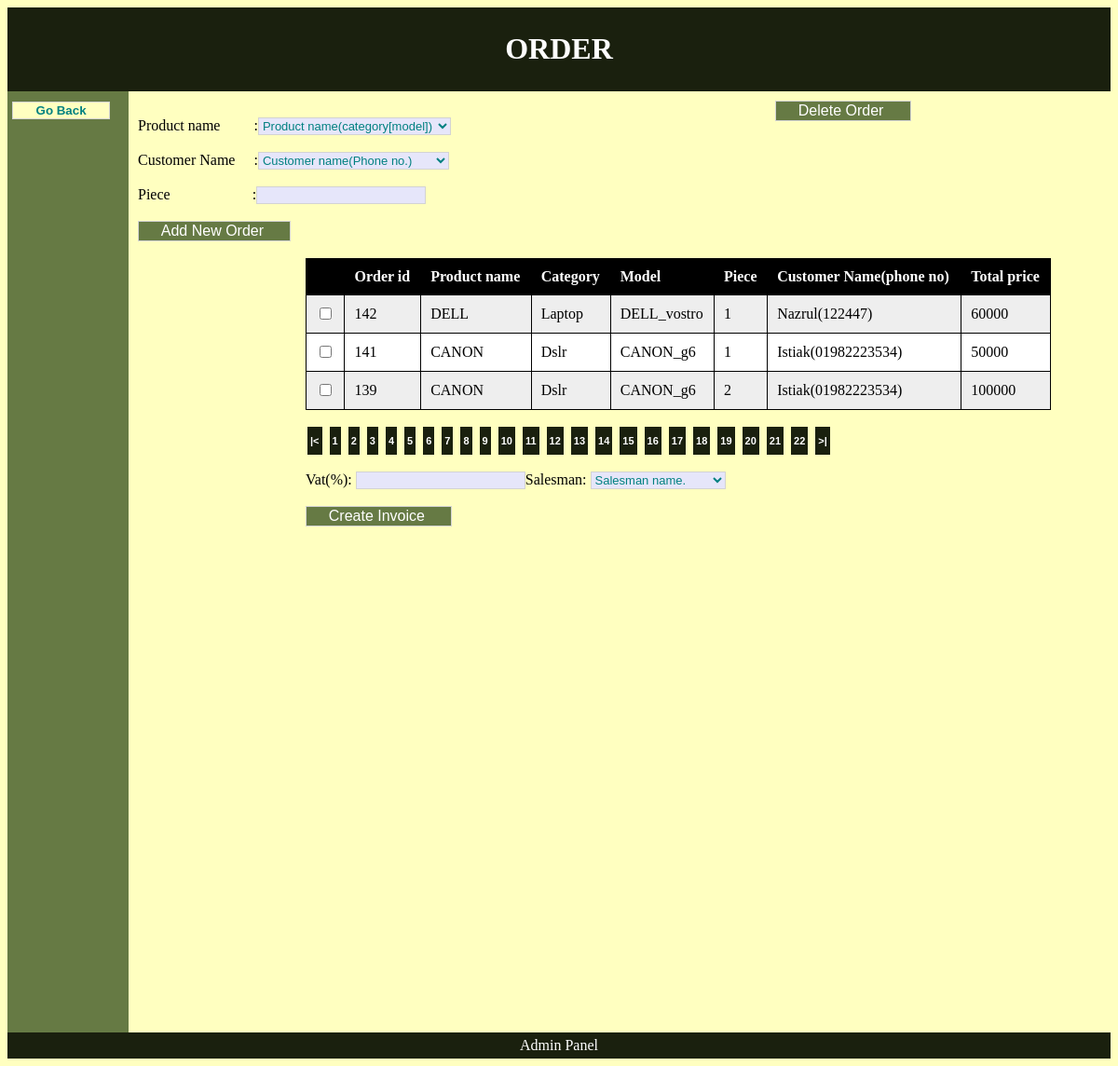
/Sales-portion/order.php (signed in), run on the app's committed database.
### tables this page shows
CREATE TABLE IF NOT EXISTS `order` (
  `O_id` int(10) NOT NULL,
  `P_id` int(10) NOT NULL,
  `O_piece` int(10) NOT NULL,
  `C_id` int(10) NOT NULL,
  `O_price` int(15) NOT NULL,
  `O_date` date NOT NULL,
  `D_id` int(15) NOT NULL,
  `Category` varchar(20) NOT NULL,
  `O_model` varchar(20) NOT NULL,
  `status` varchar(20) NOT NULL
);

CREATE TABLE IF NOT EXISTS `product` (
  `P_id` int(10) NOT NULL,
  `P_name` varchar(30) NOT NULL,
  `Cat_id` int(10) NOT NULL,
  `P_piece` int(15) NOT NULL,
  `P_unitprice` int(10) NOT NULL,
  `P_model` varchar(15) NOT NULL,
  `D_id` int(15) NOT NULL,
  `status` varchar(10) NOT NULL
);

CREATE TABLE IF NOT EXISTS `customer` (
  `C_id` int(15) NOT NULL,
  `C_Fname` varchar(10) NOT NULL,
  `C_Lname` varchar(10) NOT NULL,
  `C_phone` varchar(15) NOT NULL,
  `C_email` varchar(30) NOT NULL,
  `D_id` int(15) NOT NULL
);

### Sales-portion/order.php (the view, shortened to what this page needs)
<!DOCTYPE html>
<html>
    <head>
        <link rel="stylesheet" href="style.css">
    </head>
    <body>
        <header>
        <h1>ORDER</h1>
        </header>
        <nav>
            <div class="submit">
        <form action="SalesSection.php" method="POST"><input type="submit" class="cat"style="font-face: 'Comic Sans MS'; font-size: smaller; color: teal; background-color: #FFFFC0; border: 1pt ridge lightgrey" value="&nbsp;&nbsp;&nbsp;&nbsp;&nbsp;Go Back&nbsp;&nbsp;&nbsp;&nbsp;&nbsp;"></form>
</div>
        </nav>
<?php
$num_rec_per_page=3;
if (isset($_GET["page"])) {
    $page  = $_GET["page"];
}
else {
    $page=1;
}
$start_from = ($page-1) * $num_rec_per_page;
if(empty($_SESSION['user_id'])){
        header('Location:loginform.inc.php');
}    $result = mysql_query("SELECT project.`order`.`O_id`,`O_piece`,`O_price`,project.`customer`.`C_Fname`,`C_phone`,project.`product`.`P_name`,project.`product`.`P_model`,project.`order`.`Category`FROM project.`order`
INNER JOIN project.`customer` ON project.`customer`.`C_id`=project.`order`.`C_id`
INNER JOIN project.`product` ON project.`product`.`P_id`=project.`order`.`P_id` WHERE project.`order`.`D_id`='1'ORDER BY project.`order`.`O_id` DESC LIMIT $start_from, $num_rec_per_page;");
$query_s=mysql_query("SELECT `S_name`FROM project.`salesman`WHERE `status`='active'");
?>
        <div class="right">
        <form action="deleteorder.php">  <div class="sub"> <input type="submit" style="font-face: 'Comic Sans MS';cursor:pointer; font-size: medium; color: white; background-color: #667A44; border: 1pt ridge lightgrey" value="&nbsp;&nbsp;&nbsp;&nbsp;Delete Order&nbsp;&nbsp;&nbsp;&nbsp;&nbsp;">
            </div>
                </div>
        <section>
        <!DOCTYPE html>
        <html>
        <head>
<link href="style.css" rel="stylesheet" type="text/css" />
            </head>
         <body bgcolor=" #FFFFC0" display: flex>
           <form action="addorder.php" method="POST"><br>
                Product name&nbsp;&nbsp;&nbsp;&nbsp;&nbsp;&nbsp;&nbsp;&nbsp;&nbsp;:<select name="o_pn"style="font-face: 'Comic Sans MS'; font-size: small; color: teal; background-color:#E6E6FA ; border: 1pt ridge lightgrey"  >
               <option disabled selected style='display: none;'>Product name(category[model])
    </select><br><br>
 Customer Name &nbsp;&nbsp;&nbsp;&nbsp;:<select name="o_cn" style="font-face: 'Comic Sans MS'; font-size: small; color: teal; background-color:#E6E6FA ; border: 1pt ridge lightgrey" >
               <option disabled selected style='display: none;'>Customer name(Phone no.)&nbsp;&nbsp;&nbsp;&nbsp;&nbsp;&nbsp;
    </select><br><br>
     Piece &nbsp;&nbsp;&nbsp;&nbsp;&nbsp;&nbsp;&nbsp;&nbsp;&nbsp;&nbsp;&nbsp;&nbsp;&nbsp;&nbsp;&nbsp;&nbsp;&nbsp;&nbsp;&nbsp; &nbsp;:<input type="number"style="font-face: 'Comic Sans MS'; font-size: small; color: teal; background-color:#E6E6FA ; border: 1pt ridge lightgrey"  min="1"name="o_p"><br><br>
           <div class="sub"> <input type="submit" style="font-face: 'Comic Sans MS';cursor:pointer; font-size: medium; color: white; background-color: #667A44; border: 1pt ridge lightgrey" value="&nbsp;&nbsp;&nbsp;&nbsp;Add New Order&nbsp;&nbsp;&nbsp;&nbsp;&nbsp;">
               <br><br></div></form>
<form action="submit.php" target="_blank" method="post">
      <div class="table">
        <table id="t01">
          <tr>
              <th></th>
            <th>Order id</th>
            <th>Product name</th>
              <th>Category</th>
               <th>Model</th>
            <th>Piece</th>
            <th>Customer Name(phone no)</th>
              <th>Total price</th>
          </tr>
          <?php
            while($row=mysql_fetch_array($result,MYSQL_NUM)){
            echo "<tr>";
            echo "<td><input type=\"checkbox\" name=\"select[]\" value=\"$row[0]-$row[5]=$row[6]*$row[1]+$row[3]!$row[4]@$row[2]#@{[[[\" id=\"checkbox\"></td>";
                 echo "<td>" .$row[0]."</td>";
                 echo "<td>".$row[5]."</td>";
                 echo "<td>" .$row[7]. "</td>";
              echo "<td>" .$row[6]. "</td>";
                echo "<td>" .$row[1]."</td>";
                echo "<td>" .$row[3]."(".$row[4].")"."</td>";
                echo "<td>" .$row[2]."</td>";
              echo "</tr>";
              }
?>
            </table><br>
    <?php
$sql = "SELECT project.`order`.`O_id`,`O_piece`,`O_price`,project.`customer`.`C_Fname`,`C_phone`,project.`product`.`P_name`,project.`product`.`P_model`,project.`order`.`Category`FROM project.`order`
INNER JOIN project.`customer` ON project.`customer`.`C_id`=project.`order`.`C_id`
INNER JOIN project.`product` ON project.`product`.`P_id`=project.`order`.`P_id` WHERE project.`order`.`D_id`='1'ORDER BY project.`order`.`O_id` DESC";
$rs_result = mysql_query($sql);
$total_records = mysql_num_rows($rs_result);
$total_pages = ceil($total_records / $num_rec_per_page);
echo "<a class=\"button\"href='order.php?page=1'>".'|<'."</a> ";
for ($i=1; $i<=$total_pages; $i++) {
            echo "<a class=\" button\" href='order.php?page=".$i."'>".$i."</a> ";
};
echo "<a class=\"button\"href='order.php?page=$total_pages'>".'>|'."</a> ";
?><br><br>
              Vat(%): <input type="number"style="font-face: 'Comic Sans MS'; font-size: small; color: teal; background-color:#E6E6FA ; border: 1pt ridge lightgrey"  min="0" name="vat" title="Vat must be in positive number" />Salesman: <select name="sales_man"  style="font-face: 'Comic Sans MS'; font-size: small; color: teal; background-color:#E6E6FA ; border: 1pt ridge lightgrey" >
      <option disabled selected style='display: none;'>Salesman name.&nbsp;&nbsp;&nbsp;&nbsp;&nbsp;&nbsp;&nbsp;
            <?php
while($row = mysql_fetch_array($query_s,MYSQL_NUM) ) :
                ?>
             <option  >
?></option>
            <?php endwhile; ?>
    </select><br><br><div class="sub"> <input type="submit" target="_blank" style="font-face: 'Comic Sans MS'; font-size: medium;cursor:pointer; color: white; background-color: #667A44; border: 1pt ridge lightgrey" value="&nbsp;&nbsp;&nbsp;&nbsp;Create Invoice&nbsp;&nbsp;&nbsp;&nbsp;&nbsp;"> </div>
              </form>
        </body>
        </section>
<footer>Admin Panel</footer>
</body>
        </html>

### Sales-portion/style.css (style rules this page uses)
header { background-color:#1A200E; color:white; text-align:center; padding:5px; }
.cat { cursor: pointer; font-weight:bold; }
.submit { -webkit-transition: width 2s; transition: width 2s; }
.sub { -webkit-transition: width 2s,height 3s; transition: width 2s,height 3s; }
.button { background-color: #1A200E; border:solid 2px #FFFFC0; border-top:0; border-bottom:0; display:inline-block; color:#fff; font-family: Arial,Helvetica,sans-serif; font-size:11px; font-weight:bold; line-height:30px; text-decoration:none; padding:0 3px; }
nav { line-height:30px; background-color:#667A44; height: 1000px; width:120px; float:left; padding:5px; }
section { margin-top: auto; width:650px; float:left; height: auto; padding:10px; }
footer { background-color:#1A200E; color:white; clear:both; text-align:center; padding:5px; }
.table { width: 800px; height: 300px; margin-left: 180px; }
.right { width:350px; height: 200px; float:right; padding:10px; }

### Sales-portion/order.php (style rules this page uses)
.right { -webkit-transition: width 2s,height 3s; transition: width 2s,height 3s; width:300px; float:right; padding:10px; }
table { width:100%; }
table, th, td { border: 1px solid black; border-collapse: collapse; }
th, td { padding: 10px; text-align: left; }
table#t01 tr:nth-child(even) { background-color: #eee; }
table#t01 tr:nth-child(odd) { background-color:#fff; }
table#t01 th { background-color: black; color: white; }

### data on the page
order: O_id "142", P.P_name "DELL", Category "Laptop", P.P_model "DELL_vostro", O_piece "1", C.C_Fname "Nazrul", C.C_phone "122447", O_price "60000"
order: O_id "141", P.P_name "CANON", Category "Dslr", P.P_model "CANON_g6", O_piece "1", C.C_Fname "Istiak", C.C_phone "01982223534", O_price "50000"
order: O_id "139", P.P_name "CANON", Category "Dslr", P.P_model "CANON_g6", O_piece "2", C.C_Fname "Istiak", C.C_phone "01982223534", O_price "100000"
